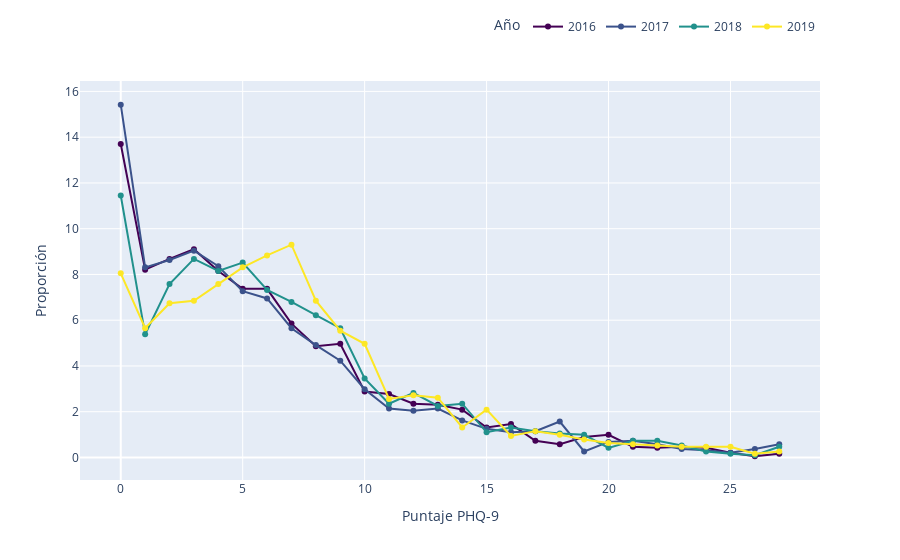

The code cell stored with this chart in its notebook:
### Code cell
(px.line(df_phq_gl,
    x='s11_phq9',
        y='prop',
        color='ola',
        markers=True,
        color_discrete_sequence=['#440154','#3b528b','#21918c','#fde725'],
        labels=dict(prop='Proporción',
                   ola='Año',
                   s11_phq9='Puntaje PHQ-9')).
   update_layout(legend=dict(
    orientation="h",
    yanchor="bottom",
    y=1.1,
    xanchor="right",
    x=1)))

### Figure 1 — Plotly figure (JSON) as saved in the notebook; plotly's stock layout.template omitted (floating-point values rounded to 4 significant figures)
{"data": [{"hovertemplate": "Año=2016<br>Puntaje PHQ-9=%{x}<br>Proporción=%{y}<extra></extra>", "legendgroup": "2016", "line": {"color": "#440154", "dash": "solid"}, "marker": {"symbol": "circle"}, "mode": "lines+markers", "name": "2016", "orientation": "v", "showlegend": true, "type": "scatter", "x": [0, 1, 2, 3, 4, 5, 6, 7, 8, 9, 10, 11, 12, 13, 14, 15, 16, 17, 18, 19, 20, 21, 22, 23, 24, 25, 26, 27], "xaxis": "x", "y": [13.7, 8.21, 8.68, 9.1, 8.15, 7.37, 7.37, 5.85, 4.86, 4.97, 2.88, 2.77, 2.35, 2.3, 2.09, 1.31, 1.46, 0.73, 0.58, 0.89, 0.99, 0.47, 0.42, 0.47, 0.42, 0.21, 0.05, 0.16], "yaxis": "y"}, {"hovertemplate": "Año=2017<br>Puntaje PHQ-9=%{x}<br>Proporción=%{y}<extra></extra>", "legendgroup": "2017", "line": {"color": "#3b528b", "dash": "solid"}, "marker": {"symbol": "circle"}, "mode": "lines+markers", "name": "2017", "orientation": "v", "showlegend": true, "type": "scatter", "x": [0, 1, 2, 3, 4, 5, 6, 7, 8, 9, 10, 11, 12, 13, 14, 15, 16, 17, 18, 19, 20, 21, 22, 23, 24, 25, 26, 27], "xaxis": "x", "y": [15.42, 8.31, 8.63, 9.04, 8.36, 7.27, 6.95, 5.65, 4.91, 4.23, 2.98, 2.14, 2.04, 2.14, 1.62, 1.25, 1.1, 1.15, 1.57, 0.26, 0.68, 0.73, 0.58, 0.37, 0.31, 0.21, 0.37, 0.58], "yaxis": "y"}, {"hovertemplate": "Año=2018<br>Puntaje PHQ-9=%{x}<br>Proporción=%{y}<extra></extra>", "legendgroup": "2018", "line": {"color": "#21918c", "dash": "solid"}, "marker": {"symbol": "circle"}, "mode": "lines+markers", "name": "2018", "orientation": "v", "showlegend": true, "type": "scatter", "x": [0, 1, 2, 3, 4, 5, 6, 7, 8, 9, 10, 11, 12, 13, 14, 15, 16, 17, 18, 19, 20, 21, 22, 23, 24, 25, 26, 27], "xaxis": "x", "y": [11.45, 5.38, 7.58, 8.68, 8.15, 8.52, 7.32, 6.8, 6.22, 5.65, 3.45, 2.35, 2.82, 2.25, 2.35, 1.1, 1.31, 1.15, 1.05, 0.99, 0.42, 0.73, 0.73, 0.52, 0.26, 0.16, 0.1, 0.47], "yaxis": "y"}, {"hovertemplate": "Año=2019<br>Puntaje PHQ-9=%{x}<br>Proporción=%{y}<extra></extra>", "legendgroup": "2019", "line": {"color": "#fde725", "dash": "solid"}, "marker": {"symbol": "circle"}, "mode": "lines+markers", "name": "2019", "orientation": "v", "showlegend": true, "type": "scatter", "x": [0, 1, 2, 3, 4, 5, 6, 7, 8, 9, 10, 11, 12, 13, 14, 15, 16, 17, 18, 19, 20, 21, 22, 23, 24, 25, 26, 27], "xaxis": "x", "y": [8.05, 5.65, 6.74, 6.85, 7.58, 8.31, 8.83, 9.3, 6.85, 5.54, 4.97, 2.56, 2.72, 2.61, 1.31, 2.09, 0.94, 1.15, 0.99, 0.78, 0.63, 0.58, 0.52, 0.47, 0.47, 0.47, 0.16, 0.26], "yaxis": "y"}], "layout": {"autosize": true, "legend": {"orientation": "h", "title": {"text": "Año"}, "tracegroupgap": 0, "x": 1, "xanchor": "right", "y": 1.1, "yanchor": "bottom"}, "margin": {"t": 60}, "xaxis": {"anchor": "y", "autorange": true, "domain": [0, 1], "range": [-1.648, 28.65], "title": {"text": "Puntaje PHQ-9"}, "type": "linear"}, "yaxis": {"anchor": "x", "autorange": true, "domain": [0, 1], "range": [-1.145, 16.61], "title": {"text": "Proporción"}, "type": "linear"}}}
